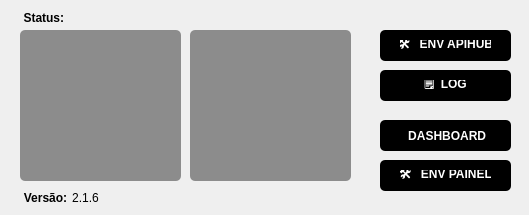
<?xml version="1.0" encoding="UTF-8"?>
<ui version="4.0">
 <class>GerenciadorServicos</class>
 <widget class="QMainWindow" name="GerenciadorServicos">
  <property name="geometry">
   <rect>
    <x>0</x>
    <y>0</y>
    <width>529</width>
    <height>215</height>
   </rect>
  </property>
  <property name="minimumSize">
   <size>
    <width>383</width>
    <height>200</height>
   </size>
  </property>
  <property name="maximumSize">
   <size>
    <width>550</width>
    <height>500</height>
   </size>
  </property>
  <property name="windowTitle">
   <string>Gerenciador Apihub 25.02</string>
  </property>
  <widget class="QWidget" name="centralwidget">
   <widget class="QLabel" name="lblStatusServico">
    <property name="geometry">
     <rect>
      <x>60</x>
      <y>10</y>
      <width>81</width>
      <height>16</height>
     </rect>
    </property>
    <property name="toolTip">
     <string>&lt;html&gt;&lt;head/&gt;&lt;body&gt;&lt;p&gt;Status:&lt;/p&gt;&lt;/body&gt;&lt;/html&gt;</string>
    </property>
    <property name="styleSheet">
     <string notr="true"/>
    </property>
    <property name="text">
     <string>&lt;html&gt;&lt;head/&gt;&lt;body&gt;&lt;p&gt;&lt;br/&gt;&lt;/p&gt;&lt;/body&gt;&lt;/html&gt;</string>
    </property>
    <property name="alignment">
     <set>Qt::AlignCenter</set>
    </property>
   </widget>
   <widget class="QPushButton" name="btnInstalar">
    <property name="geometry">
     <rect>
      <x>20</x>
      <y>30</y>
      <width>161</width>
      <height>151</height>
     </rect>
    </property>
    <property name="whatsThis">
     <string>&lt;html&gt;&lt;head/&gt;&lt;body&gt;&lt;p&gt;v&lt;/p&gt;&lt;/body&gt;&lt;/html&gt;</string>
    </property>
    <property name="styleSheet">
     <string notr="true">QPushButton {
    color: rgb(255, 255, 255);
	
	background-color: rgb(140, 140, 140);
    font-weight: bold;
   	font-size:80px;
    border-radius: 5px;
    border: none;
    padding: 10px;
}


QPushButton:pressed {
    /*background-color: rgb(0, 0,166);  /*mais escuro ao pressionar */
	background-color: rgb(0, 197, 0);
    padding-top: 12px;  /* simula o botão afundando */
}
QPushButton:hover{
    /*background-color: rgb(0, 0,166);  /*mais escuro ao pressionar */
	background-color: rgb(0, 197, 0);
    padding-top: 12px;  /* simula o botão afundando */
}
</string>
    </property>
    <property name="text">
     <string/>
    </property>
   </widget>
   <widget class="QPushButton" name="btnServico">
    <property name="geometry">
     <rect>
      <x>190</x>
      <y>30</y>
      <width>161</width>
      <height>151</height>
     </rect>
    </property>
    <property name="styleSheet">
     <string notr="true">QPushButton {
    color: rgb(255, 255, 255);
    background-color:  rgb(140, 140, 140);    
	font-weight: bold;
   	font-size:80px;
    border-radius: 5px;
    border: none;
    padding: 10px;
}


QPushButton:pressed {
    background-color: rgb(217, 83,79); /* mais escuro ao pressionar */
    padding-top: 12px;  /* simula o botão afundando */
}

QPushButton:hover {
    background-color: rgb(217, 83,79); /* mais escuro ao pressionar */
    padding-top: 12px;  /* simula o botão afundando */
}</string>
    </property>
    <property name="text">
     <string/>
    </property>
   </widget>
   <widget class="QPushButton" name="btnEditarEnv">
    <property name="geometry">
     <rect>
      <x>380</x>
      <y>30</y>
      <width>131</width>
      <height>31</height>
     </rect>
    </property>
    <property name="styleSheet">
     <string notr="true">QPushButton {
    background-color: rgb(0, 0, 0);   /* preto */
    color: rgb(255, 255, 255);        /* branco */
    font-weight: bold;
    border-radius: 5px;
    border: none;
    padding: 10px 20px;
    cursor: pointer;
    transition: all 0.3s ease;        /* transição suave */
}

QPushButton:hover {
    background-color: rgb(0, 50, 100);  /* azul escuro */
    transform: scale(1.05);             /* leve zoom */
    box-shadow: 
        0 0 15px rgba(255, 255, 255, 0.2),  /* brilho sutil */
        0 4px 10px rgba(0, 0, 0, 0.5);      /* profundidade */
}
</string>
    </property>
    <property name="text">
     <string>🛠️   ENV APIHUB</string>
    </property>
   </widget>
   <widget class="QPushButton" name="btnAbrirLog">
    <property name="geometry">
     <rect>
      <x>380</x>
      <y>70</y>
      <width>131</width>
      <height>31</height>
     </rect>
    </property>
    <property name="styleSheet">
     <string notr="true">QPushButton {
    background-color: rgb(0, 0, 0);   /* preto */
    color: rgb(255, 255, 255);        /* branco */
    font-weight: bold;
    border-radius: 5px;
    border: none;
    padding: 10px 20px;
    cursor: pointer;
    transition: all 0.3s ease;        /* transição suave */
}

QPushButton:hover {
    background-color: rgb(0, 50, 100);  /* azul escuro */
    transform: scale(1.05);             /* leve zoom */
    box-shadow: 
        0 0 15px rgba(255, 255, 255, 0.2),  /* brilho sutil */
        0 4px 10px rgba(0, 0, 0, 0.5);      /* profundidade */
}
</string>
    </property>
    <property name="text">
     <string>🗒️  LOG</string>
    </property>
   </widget>
   <widget class="QLabel" name="lblStatusServico_3">
    <property name="geometry">
     <rect>
      <x>20</x>
      <y>190</y>
      <width>51</width>
      <height>16</height>
     </rect>
    </property>
    <property name="font">
     <font>
      <weight>75</weight>
      <bold>true</bold>
     </font>
    </property>
    <property name="text">
     <string>Versão:</string>
    </property>
    <property name="alignment">
     <set>Qt::AlignCenter</set>
    </property>
   </widget>
   <widget class="QLabel" name="lblStatusServico_4">
    <property name="geometry">
     <rect>
      <x>70</x>
      <y>190</y>
      <width>31</width>
      <height>16</height>
     </rect>
    </property>
    <property name="font">
     <font>
      <weight>50</weight>
      <bold>false</bold>
     </font>
    </property>
    <property name="text">
     <string>2.1.6</string>
    </property>
    <property name="alignment">
     <set>Qt::AlignCenter</set>
    </property>
   </widget>
   <widget class="QLabel" name="lblStatusServico_5">
    <property name="geometry">
     <rect>
      <x>20</x>
      <y>10</y>
      <width>51</width>
      <height>16</height>
     </rect>
    </property>
    <property name="font">
     <font>
      <weight>75</weight>
      <bold>true</bold>
     </font>
    </property>
    <property name="text">
     <string>Status: </string>
    </property>
    <property name="alignment">
     <set>Qt::AlignCenter</set>
    </property>
   </widget>
   <widget class="QPushButton" name="btnAbrirDash">
    <property name="geometry">
     <rect>
      <x>380</x>
      <y>120</y>
      <width>131</width>
      <height>31</height>
     </rect>
    </property>
    <property name="styleSheet">
     <string notr="true">QPushButton {
    background-color: rgb(0, 0, 0);   /* preto */
    color: rgb(255, 255, 255);        /* branco */
    font-weight: bold;
    border-radius: 5px;
    border: none;
    padding: 10px 20px;
    cursor: pointer;
    transition: all 0.3s ease;        /* transição suave */
}

QPushButton:hover {
    background-color: rgb(0, 50, 100);  /* azul escuro */
    transform: scale(1.05);             /* leve zoom */
    box-shadow: 
        0 0 15px rgba(255, 255, 255, 0.2),  /* brilho sutil */
        0 4px 10px rgba(0, 0, 0, 0.5);      /* profundidade */
}
</string>
    </property>
    <property name="text">
     <string> DASHBOARD</string>
    </property>
   </widget>
   <widget class="QPushButton" name="btnPainel">
    <property name="geometry">
     <rect>
      <x>380</x>
      <y>160</y>
      <width>131</width>
      <height>31</height>
     </rect>
    </property>
    <property name="styleSheet">
     <string notr="true">QPushButton {
    background-color: rgb(0, 0, 0);   /* preto */
    color: rgb(255, 255, 255);        /* branco */
    font-weight: bold;
    border-radius: 5px;
    border: none;
    padding: 10px 20px;
    cursor: pointer;
    transition: all 0.3s ease;        /* transição suave */
}

QPushButton:hover {
    background-color: rgb(0, 50, 100);  /* azul escuro */
    transform: scale(1.05);             /* leve zoom */
    box-shadow: 
        0 0 15px rgba(255, 255, 255, 0.2),  /* brilho sutil */
        0 4px 10px rgba(0, 0, 0, 0.5);      /* profundidade */
}
</string>
    </property>
    <property name="text">
     <string>🛠️   ENV PAINEL</string>
    </property>
   </widget>
  </widget>
 </widget>
 <resources/>
 <connections/>
</ui>
